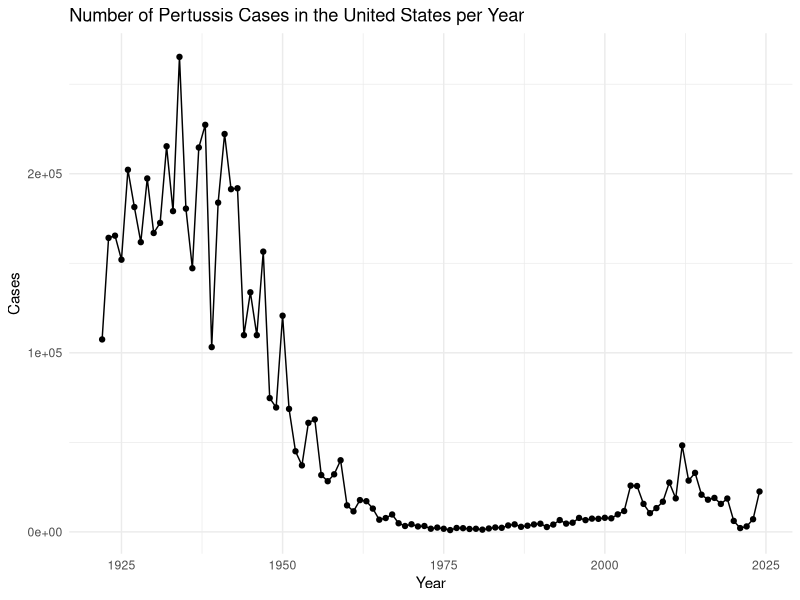
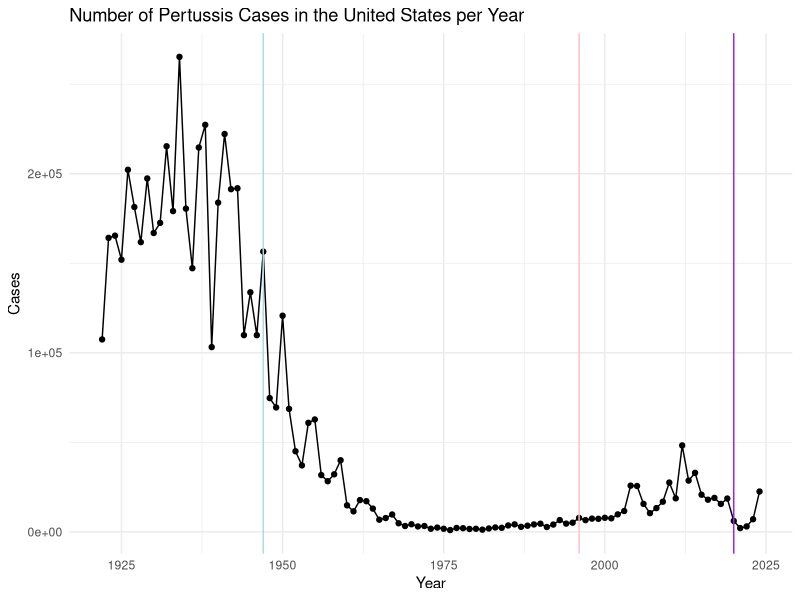

These figures' R source, in order: (Note: this script raises an error after producing the figures.)
## ---- chunk 1

cdc <- data.frame(
                          Year = c(1922L,
                                   1923L,1924L,1925L,1926L,1927L,1928L,
                                   1929L,1930L,1931L,1932L,1933L,1934L,1935L,
                                   1936L,1937L,1938L,1939L,1940L,1941L,
                                   1942L,1943L,1944L,1945L,1946L,1947L,1948L,
                                   1949L,1950L,1951L,1952L,1953L,1954L,
                                   1955L,1956L,1957L,1958L,1959L,1960L,
                                   1961L,1962L,1963L,1964L,1965L,1966L,1967L,
                                   1968L,1969L,1970L,1971L,1972L,1973L,
                                   1974L,1975L,1976L,1977L,1978L,1979L,1980L,
                                   1981L,1982L,1983L,1984L,1985L,1986L,
                                   1987L,1988L,1989L,1990L,1991L,1992L,1993L,
                                   1994L,1995L,1996L,1997L,1998L,1999L,
                                   2000L,2001L,2002L,2003L,2004L,2005L,
                                   2006L,2007L,2008L,2009L,2010L,2011L,2012L,
                                   2013L,2014L,2015L,2016L,2017L,2018L,
                                   2019L,2020L,2021L,2022L,2023L,2024L),
  Cases = c(107473,
                                   164191,165418,152003,202210,181411,
                                   161799,197371,166914,172559,215343,179135,
                                   265269,180518,147237,214652,227319,103188,
                                   183866,222202,191383,191890,109873,
                                   133792,109860,156517,74715,69479,120718,
                                   68687,45030,37129,60886,62786,31732,28295,
                                   32148,40005,14809,11468,17749,17135,
                                   13005,6799,7717,9718,4810,3285,4249,
                                   3036,3287,1759,2402,1738,1010,2177,2063,
                                   1623,1730,1248,1895,2463,2276,3589,
                                   4195,2823,3450,4157,4570,2719,4083,6586,
                                   4617,5137,7796,6564,7405,7298,7867,
                                   7580,9771,11647,25827,25616,15632,10454,
                                   13278,16858,27550,18719,48277,28639,
                                   32971,20762,17972,18975,15609,18617,6124,
                                   2116,3044,7063,22538)
)

library(ggplot2)

ggplot(cdc) +
  aes(Year, Cases) +
  geom_point() +
  geom_line() + 
  labs(title = "Number of Pertussis Cases in the United States per Year") +
  theme_minimal()
## ---- chunk 2
ggplot(cdc) +
  aes(Year, Cases) +
  geom_point() +
  geom_line() + 
  labs(title = "Number of Pertussis Cases in the United States per Year") +
  theme_minimal() +
  geom_vline(xintercept = 1947, col = "lightblue") +
  geom_vline(xintercept = 1996, col = "pink") +
  geom_vline(xintercept = 2020, col = "purple")
## ---- chunk 3
library(jsonlite)

subject <- read_json("https://www.cmi-pb.org/api/subject", simplifyVector = TRUE) 

library(dplyr)

## ---- chunk 4
table(subject$infancy_vac)
## ---- chunk 5
table(subject$biological_sex)
## ---- chunk 6
table(subject$race)
## ---- chunk 7
table(subject$race, subject$biological_sex)
## ---- chunk 8
specimen <- read_json("http://cmi-pb.org/api/v5_1/specimen", simplifyVector = T)

ab_titer <- read_json("https://www.cmi-pb.org/api/v5_1/plasma_ab_titer", simplifyVector = T)
## ---- chunk 9
meta <- inner_join(subject, specimen)

abData <- inner_join(ab_titer, meta)
## ---- chunk 10
nrow(abData)
## ---- chunk 11
table(abData$isotype)
## ---- chunk 12
unique(abData$antigen)
## ---- chunk 13
table(abData$dataset)
## ---- chunk 14
IgG <- abData |> filter(isotype == "IgG")

ggplot(IgG) +
  aes(MFI_normalised, antigen) +
  geom_boxplot()
## ---- chunk 15
ggplot(IgG) +
  aes(MFI_normalised, antigen, col= infancy_vac) +
  geom_boxplot() +
  facet_wrap(~infancy_vac) +
  theme_minimal()
## ---- chunk 16
ggplot(IgG) +
  aes(MFI_normalised, antigen, col= infancy_vac) +
  geom_boxplot() +
  theme_minimal()
## ---- chunk 17
pT <- IgG |> filter(antigen == "PT")

pT.21 <- pT |> filter(dataset == "2021_dataset")

ggplot(pT.21) +
  aes(planned_day_relative_to_boost, MFI_normalised,
      col = infancy_vac, group = subject_id) +
  geom_line() +
  geom_point() +
  theme_minimal() +
  geom_vline(xintercept = 0, linetype = "dashed") +
  geom_vline(xintercept = 14, linetype = "dashed") +
  labs(title = "2021 dataset IgG antibody pertussis Toxin Antigen", subtitle = "dashed lines represent exposure event and peak of antibody response")
  
